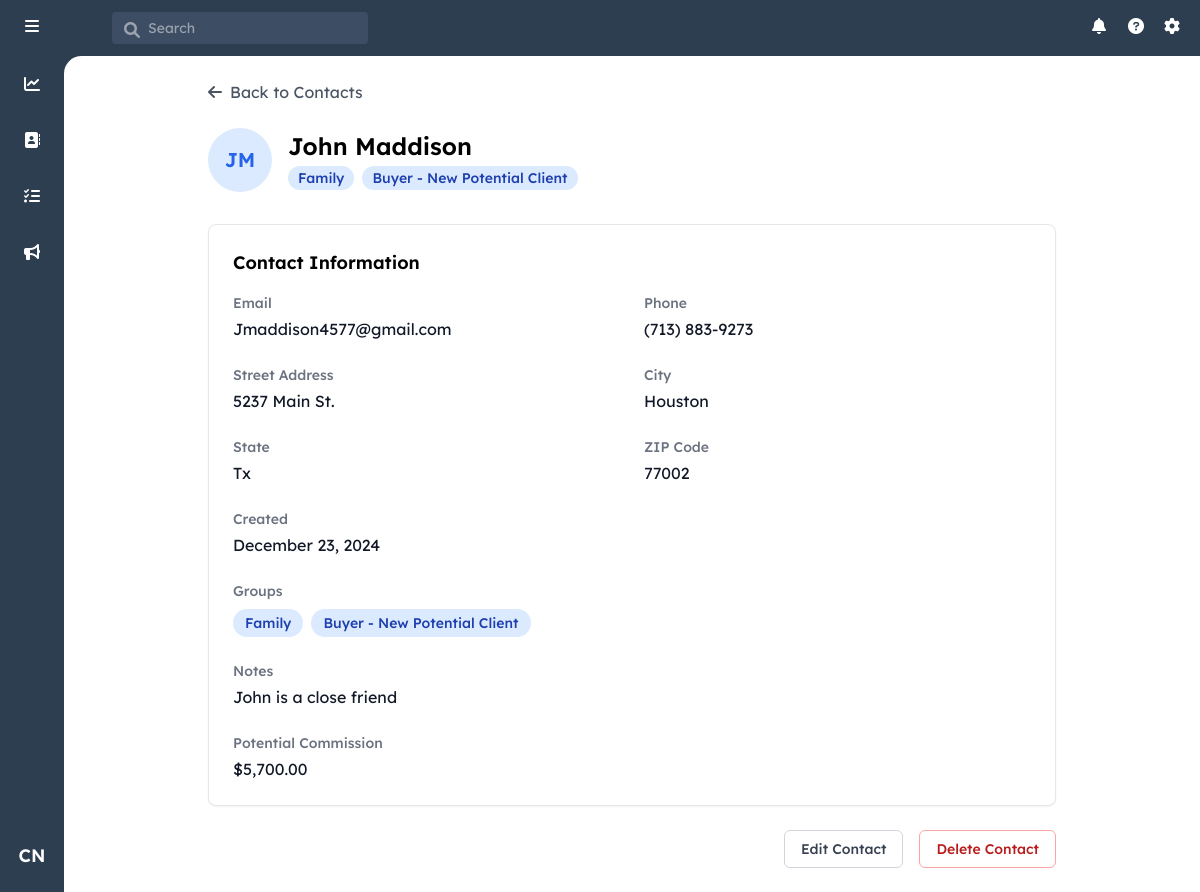
/contact/1 (signed in), run on the app's committed database.
### models.py (models this page shows, shortened)
class User(UserMixin, db.Model):
    id = db.Column(db.Integer, primary_key=True)
    username = db.Column(db.String(80), unique=True, nullable=False)
    email = db.Column(db.String(120), unique=True, nullable=False)
    password_hash = db.Column(db.String(128))
    first_name = db.Column(db.String(80), nullable=False)
    last_name = db.Column(db.String(80), nullable=False)
    role = db.Column(db.String(20), nullable=False, default='agent')
    created_at = db.Column(db.DateTime, nullable=False, default=datetime.utcnow)
    last_login = db.Column(db.DateTime)

class Contact(db.Model):
    id = db.Column(db.Integer, primary_key=True)
    user_id = db.Column(db.Integer, db.ForeignKey('user.id'), nullable=False)
    first_name = db.Column(db.String(80), nullable=False)
    last_name = db.Column(db.String(80), nullable=False)
    email = db.Column(db.String(120))
    phone = db.Column(db.String(20))
    street_address = db.Column(db.String(200))
    city = db.Column(db.String(100))
    state = db.Column(db.String(50))
    zip_code = db.Column(db.String(20))
    notes = db.Column(db.Text)
    created_at = db.Column(db.DateTime, nullable=False, default=datetime.utcnow)
    updated_at = db.Column(db.DateTime, nullable=False, default=datetime.utcnow,
                          onupdate=datetime.utcnow)
    potential_commission = db.Column(db.Numeric(10, 2), nullable=False, default=5000.00)
    owner = db.relationship('User', backref=db.backref('contacts', lazy=True))
    groups = db.relationship('ContactGroup',
                           secondary=contact_groups,
                           back_populates='contacts',
                           lazy='joined')

class ContactGroup(db.Model):
    id = db.Column(db.Integer, primary_key=True)
    name = db.Column(db.String(100), unique=True, nullable=False)
    category = db.Column(db.String(50), nullable=False)
    sort_order = db.Column(db.Integer, nullable=False)
    created_at = db.Column(db.DateTime, nullable=False, default=datetime.utcnow)
    contacts = db.relationship('Contact',
                             secondary=contact_groups,
                             back_populates='groups',
                             lazy='dynamic')

### routes/contacts.py (the view, shortened to what this page needs)
@contacts_bp.route('/contact/<int:contact_id>')
@login_required
def view_contact(contact_id):
    contact = Contact.query.get_or_404(contact_id)
    if not current_user.role == 'admin' and contact.user_id != current_user.id:
        abort(403)
    all_groups = ContactGroup.query.all()
    return render_template('view_contact.html', contact=contact, all_groups=all_groups)

### app.py (called while the page is built)
def create_app():
    app = Flask(__name__)
    app.config.from_object('config.Config')
    db.init_app(app)
    login_manager = LoginManager()
    login_manager.init_app(app)
    login_manager.login_view = 'auth.login'
    @login_manager.user_loader
    def load_user(user_id):
        return User.query.get(int(user_id))
    register_blueprints(app)
    return app

### templates/view_contact.html (shortened to what this page needs)
{% extends "base.html" %}
{% block content %}
<div class="p-6 max-w-4xl mx-auto">
    <div class="flex items-center mb-6">
        <a href="{{ url_for('main.index') }}" class="flex items-center text-gray-600 hover:text-gray-900">
            <i class="fas fa-arrow-left mr-2"></i>
            Back to {{ 'Dashboard' if request.args.get('source') == 'dashboard' else 'Contacts' }}
        </a>
    </div>
    <div class="flex items-center mb-8">
        <div class="w-16 h-16 rounded-full bg-blue-100 flex items-center justify-center text-xl font-semibold text-blue-600 mr-4">
            {{ contact.first_name[0] }}{{ contact.last_name[0] }}
        </div>
        <div>
            <h1 id="viewContactName" class="text-2xl font-semibold">{{ contact.first_name }} {{ contact.last_name }}</h1>
            <div class="flex flex-wrap gap-2 mt-1">
                {% for group in contact.groups %}
                    <span class="inline-flex items-center px-2.5 py-0.5 rounded-full text-sm font-medium bg-blue-100 text-blue-800">
                        {{ group.name }}
                    </span>
                {% endfor %}
            </div>
        </div>
    </div>
    <div class="bg-white rounded-lg border shadow-sm">
        <div class="p-6">
            <h2 class="text-lg font-semibold mb-4">Contact Information</h2>
            <div id="viewContactInfo">
                <div class="grid grid-cols-1 md:grid-cols-2 gap-6">
                    <div>
                        <h3 class="text-sm font-medium text-gray-500 mb-1">Email</h3>
                        <p class="text-gray-900">{{ contact.email }}</p>
                    </div>
                    <div>
                        <h3 class="text-sm font-medium text-gray-500 mb-1">Phone</h3>
                        <p class="text-gray-900">{{ contact.phone }}</p>
                    </div>
                    <div>
                        <h3 class="text-sm font-medium text-gray-500 mb-1">Street Address</h3>
                        <p class="text-gray-900">{{ contact.street_address }}</p>
                    </div>
                    <div>
                        <h3 class="text-sm font-medium text-gray-500 mb-1">City</h3>
                        <p class="text-gray-900">{{ contact.city }}</p>
                    </div>
                    <div>
                        <h3 class="text-sm font-medium text-gray-500 mb-1">State</h3>
                        <p class="text-gray-900">{{ contact.state }}</p>
                    </div>
                    <div>
                        <h3 class="text-sm font-medium text-gray-500 mb-1">ZIP Code</h3>
                        <p class="text-gray-900">{{ contact.zip_code }}</p>
                    </div>
                    <div>
                        <h3 class="text-sm font-medium text-gray-500 mb-1">Created</h3>
                        <p class="text-gray-900">{{ contact.created_at.strftime('%B %d, %Y') }}</p>
                    </div>
                    <div class="md:col-span-2">
                        <h3 class="text-sm font-medium text-gray-500 mb-2">Groups</h3>
                        <div class="flex flex-wrap gap-2">
                            {% for group in contact.groups %}
                                <span class="inline-flex items-center px-3 py-1 rounded-full text-sm font-medium bg-blue-100 text-blue-800">
                                    {{ group.name }}
                                </span>
                            {% else %}
                                <span class="text-gray-500">No groups assigned</span>
                            {% endfor %}
                        </div>
                    </div>
                    <div class="md:col-span-2">
                        <h3 class="text-sm font-medium text-gray-500 mb-1">Notes</h3>
                        <p class="text-gray-900 whitespace-pre-line">{{ contact.notes }}</p>
                    </div>
                    <div>
                        <h3 class="text-sm font-medium text-gray-500 mb-1">Potential Commission</h3>
                        <p class="text-gray-900">
                            {% if contact.potential_commission is not none %}
                                ${{ "{:,.2f}".format(contact.potential_commission|float) }}
                            {% else %}
                                $0.00
                            {% endif %}
                        </p>
                    </div>
                </div>
            </div>
        </div>
    </div>
    <div class="mt-6 flex justify-end space-x-4">
        <button id="editButton" onclick="toggleEditMode()"
                class="px-4 py-2 border border-gray-300 rounded-md text-sm font-medium text-gray-700 hover:bg-gray-50">
            Edit Contact
        </button>
        <form action="{{ url_for('contacts.delete_contact', contact_id=contact.id) }}" method="POST" id="deleteContactForm">
            <button onclick="deleteContact()"
                    class="px-4 py-2 border border-red-300 rounded-md text-sm font-medium text-red-700 hover:bg-red-50">
                Delete Contact
            </button>
        </form>
    </div>
</div>
{% endblock %}

### templates/base.html (shortened to what this page needs)
<!DOCTYPE html>
<html lang="en">
<head>
    <script src="https://cdn.tailwindcss.com"></script>
    <link rel="stylesheet" href="https://cdnjs.cloudflare.com/ajax/libs/font-awesome/6.0.0/css/all.min.css">
</head>
<body class="h-screen flex flex-col bg-[#2d3e50]">
<header class="text-white h-14 flex items-center justify-between">
    <div class="flex items-center space-x-12">
        <div class="w-16 flex justify-center pl-1.5">
            <i class="fas fa-bars h-5 w-5"></i>
        </div>
        <div class="relative">
            <i class="fas fa-search h-4 w-4 absolute left-3 top-2.5 text-gray-400"></i>
            <input
                type="text"
                placeholder="Search"
                class="bg-[#3d4d63] text-sm rounded pl-9 pr-4 py-1.5 w-64 focus:outline-none"
            >
        </div>
    </div>
    <div class="flex items-center space-x-4 pr-4 relative">
        <i class="fas fa-bell h-5 w-5"></i>
        <i class="fas fa-question-circle h-5 w-5"></i>
        <i class="fas fa-cog h-5 w-5"></i>
    </div>
</header>
<div class="flex flex-1 overflow-hidden relative">
    <aside class="w-16 flex flex-col items-center py-4 z-10">
        <div class="relative group mb-8">
            <a href="{{ url_for('main.dashboard') }}" class="p-2.5 rounded-lg hover:bg-[#3d4d63]">
                <i class="fas fa-chart-line text-white"></i>
            </a>
        </div>
        <div class="relative group mb-8">
            <a href="{{ url_for('main.index') }}" class="p-2.5 rounded-lg hover:bg-[#3d4d63]">
                <i class="fas fa-address-book text-white"></i>
            </a>
        </div>
        <div class="relative group mb-8">
            <a href="{{ url_for('tasks.tasks') }}" class="p-2.5 rounded-lg hover:bg-[#3d4d63]">
                <i class="fas fa-tasks text-white"></i>
            </a>
        </div>
        <div class="relative group mb-8">
            <a href="#" class="p-2.5 rounded-lg hover:bg-[#3d4d63]">
                <i class="fas fa-bullhorn text-white"></i>
            </a>
        </div>
        {% if current_user.is_authenticated %}
            <div class="relative group">
                <button
                    id="userIcon"
                    class="w-10 h-10 rounded-full hover:bg-[#3d4d63] text-white flex items-center justify-center text-lg font-semibold transition-colors duration-200"
                >
                    {{ current_user.first_name[0] }}{{ current_user.last_name[0] }}
                </button>
            </div>
        {% endif %}
    </aside>
    <main class="flex-1 overflow-auto bg-white absolute inset-0 ml-16 rounded-tl-[1.1rem]">
        {% block content %}{% endblock %}
    </main>
</div>
</body>
</html>

### templates/base.html (style rules this page uses)
body { font-family: "Lexend Deca", Helvetica, Arial, sans-serif; }

### data on the page
User: first_name "C", last_name "N"
Contact: first_name "J", last_name "M", first_name "John", last_name "Maddison", email "Jmaddison4577@gmail.com", phone "(713) 883-9273", street_address "5237 Main St.", city "Houston", state "Tx", zip_code "77002", created_at "December 23, 2024", notes "John is a close friend", potential_commission "5,700.00"
ContactGroup: name "Family"
ContactGroup: name "Buyer - New Potential Client"
